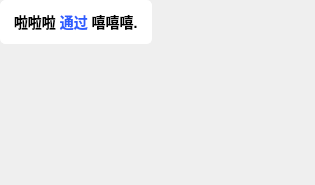
<?xml version="1.0" encoding="UTF-8"?>
<ui version="4.0">
 <class>vChatJoinItemClass</class>
 <widget class="QWidget" name="vChatJoinItemClass">
  <property name="geometry">
   <rect>
    <x>0</x>
    <y>0</y>
    <width>315</width>
    <height>185</height>
   </rect>
  </property>
  <property name="maximumSize">
   <size>
    <width>315</width>
    <height>16777215</height>
   </size>
  </property>
  <property name="windowTitle">
   <string>vChatJoinItem</string>
  </property>
  <property name="styleSheet">
   <string notr="true">#label
{
	background: white;
	border: 1px solid #ffffff;
	border-radius: 5px;
	padding: 10px;

}</string>
  </property>
  <layout class="QVBoxLayout" name="verticalLayout">
   <property name="spacing">
    <number>0</number>
   </property>
   <property name="leftMargin">
    <number>0</number>
   </property>
   <property name="topMargin">
    <number>0</number>
   </property>
   <property name="rightMargin">
    <number>0</number>
   </property>
   <property name="bottomMargin">
    <number>0</number>
   </property>
   <item>
    <layout class="QHBoxLayout" name="horizontalLayout">
     <property name="spacing">
      <number>0</number>
     </property>
     <item>
      <widget class="QLabel" name="label">
       <property name="sizePolicy">
        <sizepolicy hsizetype="Preferred" vsizetype="Minimum">
         <horstretch>0</horstretch>
         <verstretch>0</verstretch>
        </sizepolicy>
       </property>
       <property name="text">
        <string>&lt;html&gt;&lt;head/&gt;&lt;body&gt;&lt;p&gt;&lt;span style=&quot; font-size:14px; font-weight:600;&quot;&gt;啦啦啦 &lt;/span&gt;&lt;span style=&quot; font-size:14px; font-weight:600; color:#2c5dff;&quot;&gt;通过 &lt;/span&gt;
&lt;span style=&quot; font-size:14px; font-weight:600;&quot;&gt;嘻嘻嘻.&lt;/span&gt;&lt;/p&gt;&lt;/body&gt;&lt;/html&gt;</string>
       </property>
       <property name="wordWrap">
        <bool>false</bool>
       </property>
      </widget>
     </item>
     <item>
      <spacer name="horizontalSpacer">
       <property name="orientation">
        <enum>Qt::Horizontal</enum>
       </property>
       <property name="sizeType">
        <enum>QSizePolicy::Expanding</enum>
       </property>
       <property name="sizeHint" stdset="0">
        <size>
         <width>0</width>
         <height>0</height>
        </size>
       </property>
      </spacer>
     </item>
    </layout>
   </item>
   <item>
    <spacer name="verticalSpacer">
     <property name="orientation">
      <enum>Qt::Vertical</enum>
     </property>
     <property name="sizeHint" stdset="0">
      <size>
       <width>17</width>
       <height>134</height>
      </size>
     </property>
    </spacer>
   </item>
  </layout>
 </widget>
 <layoutdefault spacing="6" margin="11"/>
 <resources>
  <include location="vChatJoinItem.qrc"/>
 </resources>
 <connections/>
</ui>
